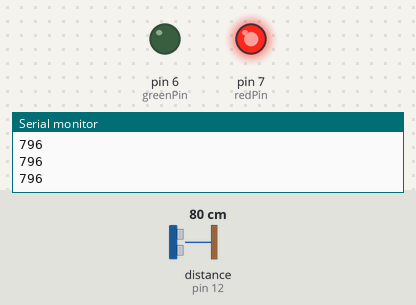
Bench run of a sketch on a simulated Arduino Uno, built with avr-gcc and run on an emulated ATmega328P. Parts: output pins drawn as LEDs (lit = HIGH), the last lines printed to the serial monitor. Wiring (inferred from the names in the program): ultrasonic range finder: trigger pin 11; echo pin 12. The test bench sets the inputs (shaded band); at power-on: distance to the obstacle (sensor on pin 12) 80 cm. The echo pulse lasts 58.3 µs per cm; pins used as bus, display or sensor lines are not drawn.

Above: at 1.2 s.
1.3 s: distance to the obstacle (sensor on pin 12) set to 9 cm
2.8 s: distance to the obstacle (sensor on pin 12) set to 6 cm
At 4.0 s:
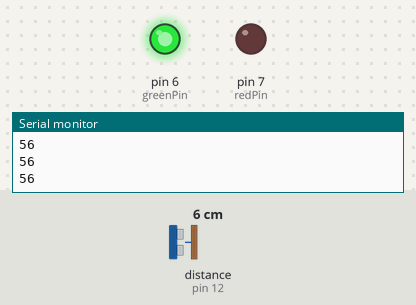
4.3 s: distance to the obstacle (sensor on pin 12) set to 18 cm
At 5.6 s:
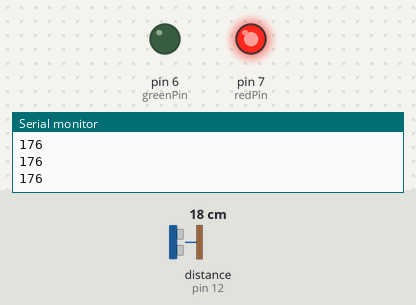
5.9 s: distance to the obstacle (sensor on pin 12) set to 2 cm
At 7.3 s:
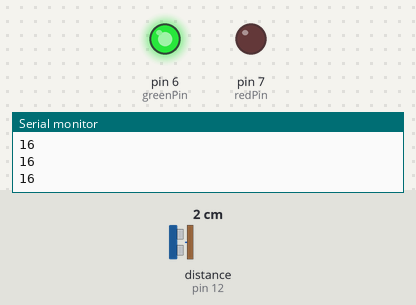
Timing chart, 0 to 8.5 s (numbered marks = the images above; inputs shaded):
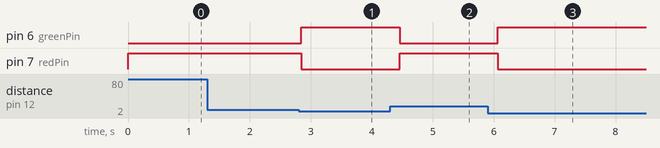

The sketch:

Ultrasonic.ino
```cpp
const int trigPin = 11;
const int echoPin = 12;

const int trigDuration = 10;
const float soundSpeed = 0.343;// speed of sound in mm per ms
const int minDist = 70;
const int delayVal = 200;

const int redPin = 7;
const int greenPin = 6;
long duration;
int distance;
void setup() {
  pinMode(trigPin, OUTPUT);
  pinMode(echoPin, INPUT);

  pinMode(redPin, OUTPUT);
  pinMode(greenPin, OUTPUT);
  Serial.begin(9600);

}

void loop() {
  digitalWrite(trigPin, LOW);
  delayMicroseconds(2);

  digitalWrite(trigPin, HIGH);
  delayMicroseconds(trigDuration);
  digitalWrite(trigPin, LOW);

  duration = pulseIn(echoPin, HIGH);
  distance = (duration * soundSpeed / 2); // distance in mm


  if (distance > minDist){
    digitalWrite(redPin, HIGH);
    digitalWrite(greenPin, LOW);
  }
  else if (distance <= minDist){
    if (distance > 0){
       digitalWrite(redPin, LOW);
       digitalWrite(greenPin, HIGH);
    }

  }
  Serial.println(distance);
  delay(delayVal);
}
```

Measured:
- the behaviour switches between 8 and 7 cm on distance to the obstacle (sensor on pin 12) (found by bisection; images 0 and 1)
- after the input at 2.8 s, pin 6 (greenPin): LOW → HIGH after 0.05 s; pin 7 (redPin): HIGH → LOW after 0.05 s
- after the input at 4.3 s, pin 6 (greenPin): HIGH → LOW after 0.16 s; pin 7 (redPin): LOW → HIGH after 0.16 s
- after the input at 5.9 s, pin 6 (greenPin): LOW → HIGH after 0.17 s; pin 7 (redPin): HIGH → LOW after 0.17 s
